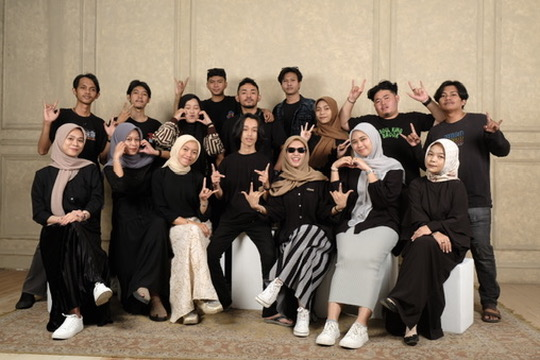
#> input picture fk.jpeg, 540 x 360 px
$ python task2.py
#> lines starting #> are read from the running program, lines starting #| are printed output that depends on the picture
from PIL import Image, ImageFilter, ImageEnhance

def manipulate_image(input_path, output_path):
#> called with input_path = 'example.jpg', output_path = 'result.jpg'
    try:
        # Memuat gambar
        image = Image.open('fk.jpeg')
#> image is the input picture: PIL image 540x360 RGB; mean R, G, B 128.2, 113.7, 97.7
        print("✅ Gambar berhasil dimuat")

        # Operasi Cropping dengan validasi ukuran
        if image.width > 200 and image.height > 200:
            cropped_image = image.crop((10, 10, 200, 200))
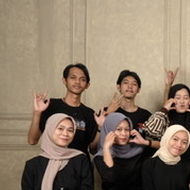
#> cropped_image: PIL image 190x190 RGB; mean R, G, B 139.8, 122.4, 103.2
            cropped_image.save('cropped_' + output_path)
            print("✅ Cropping berhasil")
        else:
            raise ValueError("Gambar terlalu kecil untuk di-crop ke ukuran 200x200")

        # Operasi Resizing dengan rasio aspek yang dipertahankan
        resized_image = cropped_image.resize((100, 100), Image.LANCZOS)
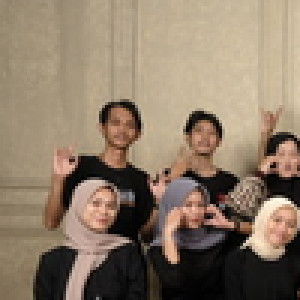
#> resized_image: PIL image 100x100 RGB (shown 3 times larger); mean R, G, B 139.8, 122.4, 103.2
        resized_image.save('resized_' + output_path)
        print("✅ Resizing berhasil")

        # Operasi Filtering
        filtered_image = resized_image.filter(ImageFilter.BLUR)
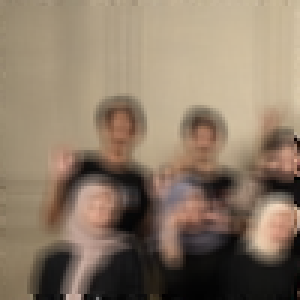
#> filtered_image: PIL image 100x100 RGB (shown 3 times larger); mean R, G, B 139.7, 122.3, 103.2
        filtered_image.save('filtered_' + output_path)
        print("✅ Filtering berhasil")

        # Operasi Pengaturan Kecerahan
        enhancer = ImageEnhance.Brightness(filtered_image)
        bright_image = enhancer.enhance(1.5)
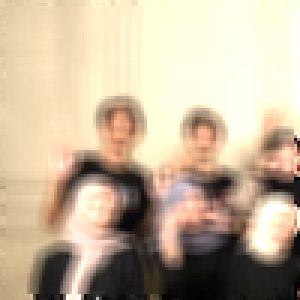
#> bright_image: PIL image 100x100 RGB (shown 3 times larger); mean R, G, B 196.5, 179, 154.5
        bright_image.save('bright_' + output_path)
        print("✅ Pengaturan kecerahan berhasil")

        # Operasi Penggabungan Gambar
        combined_image = Image.blend(filtered_image, bright_image, alpha=0.5)
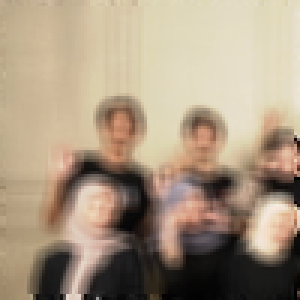
#> combined_image: PIL image 100x100 RGB (shown 3 times larger); mean R, G, B 167.9, 150.4, 128.6
        combined_image.save('combined_' + output_path)
        print("✅ Penggabungan gambar berhasil")

    except Exception as e:
        print(f"❌ Terjadi kesalahan: {e}")

if __name__ == "__main__":
    manipulate_image('example.jpg', 'result.jpg')

from pydub import AudioSegment
from pydub.playback import play

def manipulate_audio(input_path, output_path):
    try:
        # Memuat file audio
        audio = AudioSegment.from_file(input_path)
        print("✅ Audio berhasil dimuat")

        # Operasi Pemotongan dengan validasi durasi
        if len(audio) > 10000:
            clipped_audio = audio[:10000]  # Mendapatkan 10 detik pertama
            clipped_audio.export('clipped_' + output_path, format='mp3')
            print("✅ Pemotongan berhasil")
        else:
            raise ValueError("Durasi audio terlalu pendek untuk dipotong 10 detik")

        # Operasi Penggabungan dengan validasi durasi
        combined_audio = audio + clipped_audio
        combined_audio.export('combined_' + output_path, format='mp3')
        print("✅ Penggabungan berhasil")

        # Operasi Konversi Format
        audio.export('result.wav', format='wav')
        print("✅ Konversi format berhasil")

        # Operasi Pengaturan Volume dengan validasi
        if audio.dBFS < -10:
            louder_audio = audio + 10  # Meningkatkan volume sebesar 10dB
            louder_audio.export('louder_' + output_path, format='mp3')
            print("✅ Pengaturan volume berhasil")
        else:
            raise ValueError("Volume audio sudah terlalu tinggi")

        # Operasi Pemutaran Audio
        print("🔊 Memutar audio hasil manipulasi...")
        play(louder_audio)

    except Exception as e:
        print(f"❌ Terjadi kesalahan: {e}")

if __name__ == "__main__":
    manipulate_audio('sample.mp3', 'result.mp3')
#> (the call stopped at in manipulate_audio, `audio = AudioSegment.from_file(input_path)`: pydub is not available in this run)
